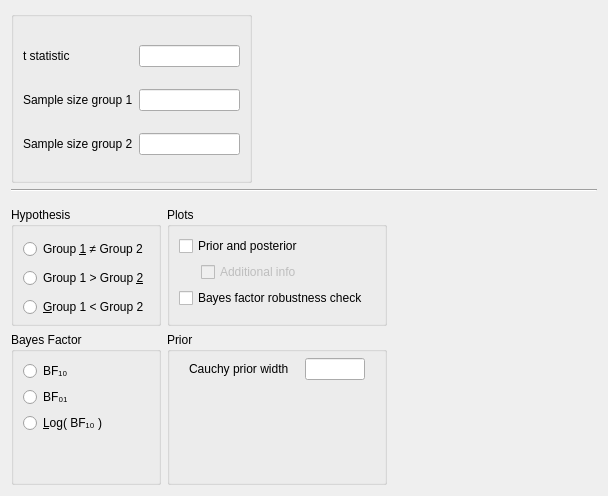
<?xml version="1.0" encoding="UTF-8"?>
<ui version="4.0">
 <class>BFFromTIndependentSamplesForm</class>
 <widget class="QWidget" name="BFFromTIndependentSamplesForm">
  <property name="geometry">
   <rect>
    <x>0</x>
    <y>0</y>
    <width>608</width>
    <height>496</height>
   </rect>
  </property>
  <property name="sizePolicy">
   <sizepolicy hsizetype="Fixed" vsizetype="Preferred">
    <horstretch>0</horstretch>
    <verstretch>0</verstretch>
   </sizepolicy>
  </property>
  <property name="windowTitle">
   <string>Form</string>
  </property>
  <layout class="QGridLayout" name="gridLayout">
   <item row="2" column="0" colspan="2">
    <widget class="QWidget" name="gridWidget" native="true">
     <property name="sizePolicy">
      <sizepolicy hsizetype="Fixed" vsizetype="Fixed">
       <horstretch>0</horstretch>
       <verstretch>0</verstretch>
      </sizepolicy>
     </property>
     <layout class="QGridLayout" name="gridLayout_7">
      <property name="leftMargin">
       <number>0</number>
      </property>
      <property name="rightMargin">
       <number>0</number>
      </property>
      <property name="bottomMargin">
       <number>0</number>
      </property>
      <item row="1" column="0">
       <widget class="QWidget" name="widget_2" native="true">
        <property name="maximumSize">
         <size>
          <width>240</width>
          <height>16777215</height>
         </size>
        </property>
        <layout class="QGridLayout" name="gridLayout_5">
         <property name="leftMargin">
          <number>0</number>
         </property>
         <property name="topMargin">
          <number>0</number>
         </property>
         <property name="rightMargin">
          <number>0</number>
         </property>
         <property name="bottomMargin">
          <number>0</number>
         </property>
         <item row="4" column="0">
          <widget class="BoundGroupBox" name="bayesFactorType">
           <property name="title">
            <string>Bayes Factor</string>
           </property>
           <property name="flat">
            <bool>false</bool>
           </property>
           <layout class="QGridLayout" name="gridLayout_13">
            <item row="2" column="0">
             <widget class="QRadioButton" name="_3">
              <property name="sizePolicy">
               <sizepolicy hsizetype="Fixed" vsizetype="Fixed">
                <horstretch>0</horstretch>
                <verstretch>0</verstretch>
               </sizepolicy>
              </property>
              <property name="text">
               <string>&amp;Log( BF₁₀ )</string>
              </property>
             </widget>
            </item>
            <item row="1" column="0">
             <widget class="QRadioButton" name="_2">
              <property name="sizePolicy">
               <sizepolicy hsizetype="Fixed" vsizetype="Fixed">
                <horstretch>0</horstretch>
                <verstretch>0</verstretch>
               </sizepolicy>
              </property>
              <property name="text">
               <string>BF₀₁</string>
              </property>
             </widget>
            </item>
            <item row="0" column="0">
             <widget class="QRadioButton" name="_1">
              <property name="sizePolicy">
               <sizepolicy hsizetype="Fixed" vsizetype="Fixed">
                <horstretch>0</horstretch>
                <verstretch>0</verstretch>
               </sizepolicy>
              </property>
              <property name="text">
               <string>BF₁₀</string>
              </property>
             </widget>
            </item>
            <item row="3" column="0">
             <spacer name="verticalSpacer_3">
              <property name="orientation">
               <enum>Qt::Vertical</enum>
              </property>
              <property name="sizeHint" stdset="0">
               <size>
                <width>20</width>
                <height>40</height>
               </size>
              </property>
             </spacer>
            </item>
            <item row="1" column="1">
             <spacer name="horizontalSpacer_3">
              <property name="orientation">
               <enum>Qt::Horizontal</enum>
              </property>
              <property name="sizeHint" stdset="0">
               <size>
                <width>40</width>
                <height>20</height>
               </size>
              </property>
             </spacer>
            </item>
           </layout>
          </widget>
         </item>
        </layout>
       </widget>
      </item>
      <item row="0" column="1">
       <widget class="BoundGroupBox" name="plotsGroup">
        <property name="title">
         <string>Plots</string>
        </property>
        <layout class="QGridLayout" name="gridLayout_4">
         <item row="0" column="0" colspan="3">
          <widget class="BoundCheckBox" name="plotPriorAndPosterior">
           <property name="enabled">
            <bool>true</bool>
           </property>
           <property name="sizePolicy">
            <sizepolicy hsizetype="Fixed" vsizetype="Fixed">
             <horstretch>0</horstretch>
             <verstretch>0</verstretch>
            </sizepolicy>
           </property>
           <property name="text">
            <string>Prior and posterior</string>
           </property>
          </widget>
         </item>
         <item row="2" column="1" colspan="3">
          <widget class="BoundCheckBox" name="plotPriorAndPosteriorAdditionalInfo">
           <property name="enabled">
            <bool>false</bool>
           </property>
           <property name="sizePolicy">
            <sizepolicy hsizetype="Fixed" vsizetype="Fixed">
             <horstretch>0</horstretch>
             <verstretch>0</verstretch>
            </sizepolicy>
           </property>
           <property name="text">
            <string>Additional info</string>
           </property>
          </widget>
         </item>
         <item row="4" column="0">
          <widget class="QWidget" name="widget_4" native="true">
           <property name="maximumSize">
            <size>
             <width>16</width>
             <height>16777215</height>
            </size>
           </property>
          </widget>
         </item>
         <item row="3" column="0" colspan="3">
          <widget class="BoundCheckBox" name="plotBayesFactorRobustness">
           <property name="sizePolicy">
            <sizepolicy hsizetype="Fixed" vsizetype="Fixed">
             <horstretch>0</horstretch>
             <verstretch>0</verstretch>
            </sizepolicy>
           </property>
           <property name="text">
            <string>Bayes factor robustness check</string>
           </property>
          </widget>
         </item>
        </layout>
       </widget>
      </item>
      <item row="1" column="1">
       <widget class="QWidget" name="widget_3" native="true">
        <property name="sizePolicy">
         <sizepolicy hsizetype="Preferred" vsizetype="Preferred">
          <horstretch>0</horstretch>
          <verstretch>0</verstretch>
         </sizepolicy>
        </property>
        <layout class="QGridLayout" name="gridLayout_2">
         <property name="leftMargin">
          <number>0</number>
         </property>
         <property name="topMargin">
          <number>0</number>
         </property>
         <property name="rightMargin">
          <number>0</number>
         </property>
         <property name="bottomMargin">
          <number>0</number>
         </property>
         <item row="0" column="0">
          <widget class="BoundGroupBox" name="groupBox">
           <property name="title">
            <string>Prior</string>
           </property>
           <layout class="QGridLayout" name="gridLayout_11">
            <property name="topMargin">
             <number>6</number>
            </property>
            <item row="0" column="1">
             <widget class="BoundTextBox" name="priorWidth">
              <property name="sizePolicy">
               <sizepolicy hsizetype="Fixed" vsizetype="Preferred">
                <horstretch>0</horstretch>
                <verstretch>0</verstretch>
               </sizepolicy>
              </property>
              <property name="minimumSize">
               <size>
                <width>60</width>
                <height>0</height>
               </size>
              </property>
              <property name="maximumSize">
               <size>
                <width>60</width>
                <height>16777215</height>
               </size>
              </property>
             </widget>
            </item>
            <item row="0" column="0">
             <widget class="QLabel" name="label">
              <property name="sizePolicy">
               <sizepolicy hsizetype="Fixed" vsizetype="Fixed">
                <horstretch>0</horstretch>
                <verstretch>0</verstretch>
               </sizepolicy>
              </property>
              <property name="text">
               <string>Cauchy prior width</string>
              </property>
             </widget>
            </item>
            <item row="1" column="0">
             <spacer name="verticalSpacer_2">
              <property name="orientation">
               <enum>Qt::Vertical</enum>
              </property>
              <property name="sizeHint" stdset="0">
               <size>
                <width>20</width>
                <height>40</height>
               </size>
              </property>
             </spacer>
            </item>
           </layout>
          </widget>
         </item>
        </layout>
       </widget>
      </item>
      <item row="0" column="0">
       <widget class="BoundGroupBox" name="hypothesis">
        <property name="title">
         <string>Hypothesis</string>
        </property>
        <property name="flat">
         <bool>true</bool>
        </property>
        <layout class="QGridLayout" name="gridLayout_9">
         <property name="bottomMargin">
          <number>0</number>
         </property>
         <item row="1" column="0">
          <widget class="QRadioButton" name="_2oneTailedGreaterThan">
           <property name="sizePolicy">
            <sizepolicy hsizetype="Fixed" vsizetype="Fixed">
             <horstretch>0</horstretch>
             <verstretch>0</verstretch>
            </sizepolicy>
           </property>
           <property name="text">
            <string>Group 1 &gt; Group &amp;2</string>
           </property>
          </widget>
         </item>
         <item row="0" column="0">
          <widget class="QRadioButton" name="_1twoTailed">
           <property name="sizePolicy">
            <sizepolicy hsizetype="Fixed" vsizetype="Fixed">
             <horstretch>0</horstretch>
             <verstretch>0</verstretch>
            </sizepolicy>
           </property>
           <property name="text">
            <string>Group &amp;1 ≠ Group 2</string>
           </property>
          </widget>
         </item>
         <item row="2" column="0">
          <widget class="QRadioButton" name="_3oneTailedLessThan">
           <property name="sizePolicy">
            <sizepolicy hsizetype="Fixed" vsizetype="Fixed">
             <horstretch>0</horstretch>
             <verstretch>0</verstretch>
            </sizepolicy>
           </property>
           <property name="text">
            <string>&amp;Group 1 &lt; Group 2</string>
           </property>
          </widget>
         </item>
        </layout>
       </widget>
      </item>
     </layout>
    </widget>
   </item>
   <item row="0" column="0">
    <widget class="BoundGroupBox" name="missingValues">
     <property name="title">
      <string/>
     </property>
     <property name="flat">
      <bool>false</bool>
     </property>
     <layout class="QGridLayout" name="gridLayout_6">
      <property name="topMargin">
       <number>12</number>
      </property>
      <item row="1" column="1">
       <widget class="BoundTextBox" name="n1Size"/>
      </item>
      <item row="2" column="0">
       <widget class="QLabel" name="label_4">
        <property name="text">
         <string>&lt;html&gt;&lt;head/&gt;&lt;body&gt;&lt;p&gt;Sample size group 2&lt;/p&gt;&lt;/body&gt;&lt;/html&gt;</string>
        </property>
       </widget>
      </item>
      <item row="1" column="0">
       <widget class="QLabel" name="label_3">
        <property name="text">
         <string>&lt;html&gt;&lt;head/&gt;&lt;body&gt;&lt;p&gt;Sample size group 1&lt;/p&gt;&lt;/body&gt;&lt;/html&gt;</string>
        </property>
       </widget>
      </item>
      <item row="0" column="1">
       <widget class="BoundTextBox" name="tStatistic"/>
      </item>
      <item row="2" column="1">
       <widget class="BoundTextBox" name="n2Size"/>
      </item>
      <item row="0" column="0">
       <widget class="QLabel" name="label_2">
        <property name="text">
         <string>t statistic</string>
        </property>
       </widget>
      </item>
     </layout>
    </widget>
   </item>
   <item row="0" column="1">
    <spacer name="horizontalSpacer_2">
     <property name="orientation">
      <enum>Qt::Horizontal</enum>
     </property>
     <property name="sizeHint" stdset="0">
      <size>
       <width>346</width>
       <height>20</height>
      </size>
     </property>
    </spacer>
   </item>
   <item row="1" column="0" colspan="2">
    <widget class="Line" name="line">
     <property name="font">
      <font>
       <weight>50</weight>
       <bold>false</bold>
      </font>
     </property>
     <property name="frameShadow">
      <enum>QFrame::Sunken</enum>
     </property>
     <property name="lineWidth">
      <number>1</number>
     </property>
     <property name="orientation">
      <enum>Qt::Horizontal</enum>
     </property>
    </widget>
   </item>
  </layout>
 </widget>
 <customwidgets>
  <customwidget>
   <class>BoundTextBox</class>
   <extends>QLineEdit</extends>
   <header>widgets/boundtextbox.h</header>
  </customwidget>
  <customwidget>
   <class>BoundGroupBox</class>
   <extends>QGroupBox</extends>
   <header>widgets/boundgroupbox.h</header>
   <container>1</container>
  </customwidget>
  <customwidget>
   <class>BoundCheckBox</class>
   <extends>QCheckBox</extends>
   <header>widgets/boundcheckbox.h</header>
  </customwidget>
 </customwidgets>
 <resources/>
 <connections>
  <connection>
   <sender>plotPriorAndPosterior</sender>
   <signal>toggled(bool)</signal>
   <receiver>plotPriorAndPosteriorAdditionalInfo</receiver>
   <slot>setEnabled(bool)</slot>
   <hints>
    <hint type="sourcelabel">
     <x>318</x>
     <y>588</y>
    </hint>
    <hint type="destinationlabel">
     <x>325</x>
     <y>611</y>
    </hint>
   </hints>
  </connection>
 </connections>
</ui>
